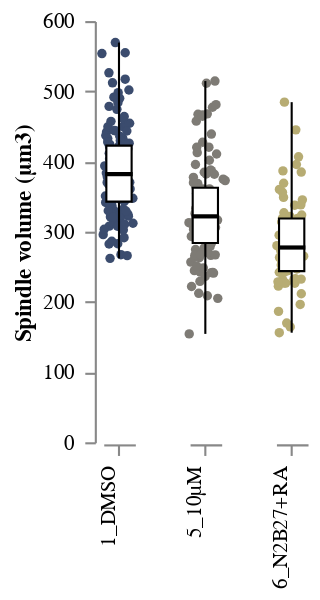

Notebook code cell kept with this figure:
### Code cell
STRIP_Spindle_Volumes = stripbox(
    data = df, 
    x = "Condition:N", 
    y = "Spindle_Volume_um3", 
    y_title = "Spindle volume (µm3)",
    colour = "Condition:N"
)
STRIP_Spindle_Volumes

### Figure 1 — Vega-Lite specification as saved in the notebook (floating-point values rounded to 4 significant figures; data arrays with more than 128 entries replaced by an {"elided": "..."} marker saying what was removed)
{"config": {"view": {"continuousWidth": 400, "continuousHeight": 300, "stroke": "transparent", "strokeWidth": 0.5}, "axis": {"grid": true, "labelPadding": 5, "ticks": true}, "facet": {"spacing": 18}, "header": {"labelOrient": "bottom", "title": null}}, "data": {"name": "data-9d502fb1606da01db096feec0e916a1a"}, "facet": {"column": {"type": "nominal", "field": "Condition", "header": {"labelAlign": "right", "labelAngle": -90, "labelOrient": "bottom", "labelPadding": 5, "titleOrient": "top"}}}, "spec": {"layer": [{"mark": {"type": "circle", "opacity": 1, "size": 20}, "encoding": {"color": {"type": "nominal", "field": "Condition", "legend": null, "scale": {"scheme": "cividis"}}, "x": {"type": "quantitative", "axis": {"grid": false, "labels": false, "ticks": true, "values": [0]}, "field": "jitter", "title": null}, "y": {"type": "quantitative", "axis": {"grid": false, "labels": true, "ticks": true}, "field": "Spindle_Volume_um3", "title": "Spindle volume (µm3)"}}, "height": 200, "transform": [{"calculate": "(sqrt(-2 * log(random() / 2)) * cos(2 * PI * random() / 2))", "as": "jitter"}], "width": 15}, {"mark": {"type": "boxplot", "extent": "min-max", "size": 12}, "encoding": {"color": {"value": "white"}, "opacity": {"value": 1}, "stroke": {"value": "black"}, "y": {"type": "quantitative", "field": "Spindle_Volume_um3", "title": "Spindle volume (µm3)"}}, "height": 200, "width": 30}]}, "$schema": "https://vega.github.io/schema/vega-lite/v4.8.1.json", "datasets": {"data-9d502fb1606da01db096feec0e916a1a": {"elided": "323 records"}}}
